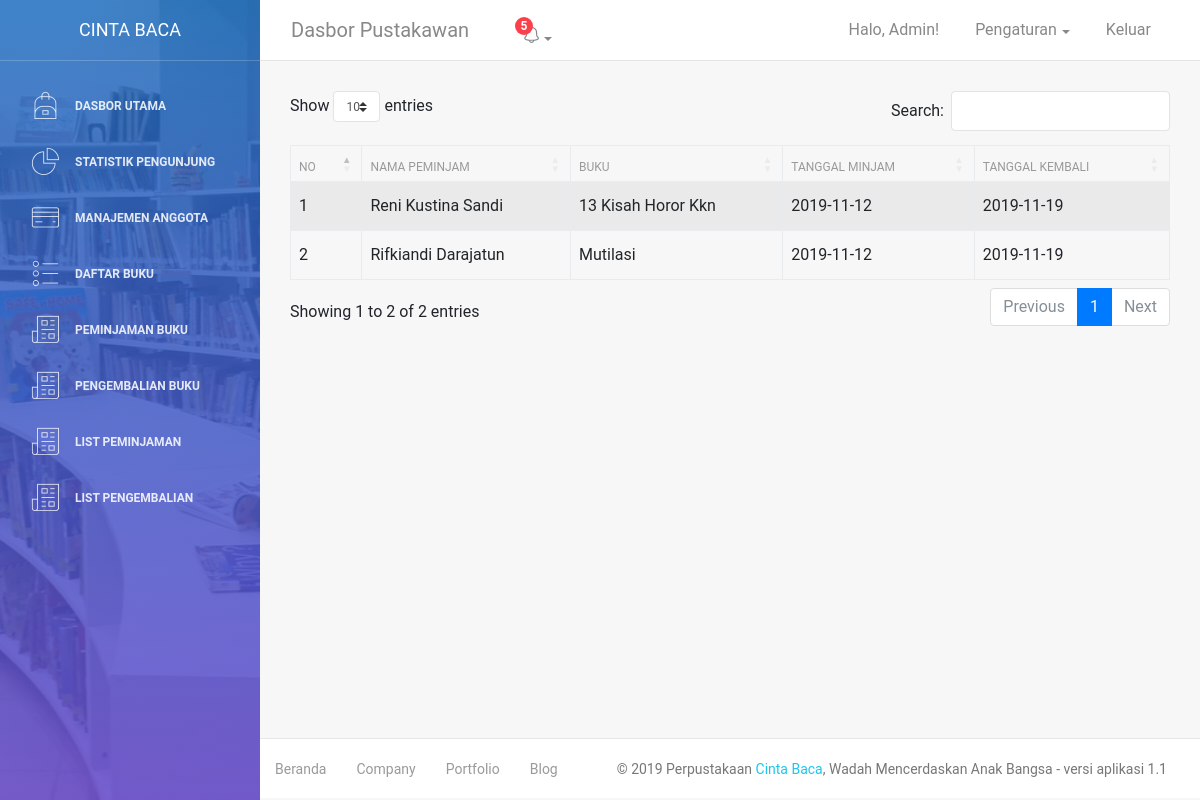
The page /peminjaman-list.php on the database its author committed.
### tables this page shows
CREATE TABLE `peminjaman` (
  `id_peminjaman` int(11) NOT NULL,
  `id_anggota` int(6) NOT NULL,
  `id_buku` int(6) NOT NULL,
  `tanggal_masuk` date NOT NULL,
  `tanggal_kembali` date NOT NULL
);

CREATE TABLE `anggota` (
  `id_anggota` int(11) NOT NULL,
  `username` varchar(20) NOT NULL,
  `password` varchar(20) NOT NULL,
  `nama` varchar(50) NOT NULL,
  `jenis_kelamin` varchar(20) NOT NULL,
  `tempat_lahir` varchar(20) NOT NULL,
  `tanggal_lahir` date NOT NULL,
  `alamat` text NOT NULL,
  `nomor_handphone` bigint(13) NOT NULL,
  `email` varchar(50) NOT NULL,
  `tanggal_daftar` date NOT NULL,
  `limit_pinjam` int(11) NOT NULL DEFAULT 3
);

CREATE TABLE `buku` (
  `id_buku` int(6) NOT NULL,
  `nama_buku` varchar(50) NOT NULL,
  `nama_penulis` varchar(50) NOT NULL,
  `genre` varchar(20) NOT NULL,
  `tahun` int(4) NOT NULL,
  `jumlah` int(1) NOT NULL,
  `kode_rak` int(6) NOT NULL
);

### peminjaman-list.php (the view, shortened to what this page needs)
<?php
    require "php/koneksi.php";
    $sql = "SELECT peminjaman.*, anggota.nama, buku.nama_buku
            FROM peminjaman
            INNER JOIN anggota
            ON peminjaman.id_anggota = anggota.id_anggota
            INNER JOIN buku
            ON peminjaman.id_buku = buku.id_buku";
    $run = mysqli_query($koneksi,$sql);
?>
<!DOCTYPE html>
<html lang="en">
<head>
    <link rel="stylesheet" href="https://maxcdn.bootstrapcdn.com/font-awesome/latest/css/font-awesome.min.css" />
    <link href="assets/css/bootstrap.min.css" rel="stylesheet" />
    <link href="assets/css/light-bootstrap-dashboard.css?v=2.0.0 " rel="stylesheet" />
    <link href="assets/css/demo.css" rel="stylesheet" />
    <link rel="stylesheet" href="https://cdn.datatables.net/1.10.20/css/dataTables.bootstrap4.min.css">
</head>
<body>
    <div class="wrapper">
        <?php require "sidebar.php"; ?>
        <div class="main-panel">
            <?php require "navbar.php"; ?>
            <div class="content">
                <div class="container-fluid">
                    <div class="section">
                    <table id="example" class="table table-striped table-bordered" style="width:100%">
                        <thead>
                            <tr>
                                <th>No</th>
                                <th>Nama Peminjam</th>
                                <th>Buku</th>
                                <th>Tanggal Minjam</th>
                                <th>Tanggal Kembali</th>
                            </tr>
                        </thead>
                        <tbody>
                        <?php $i=1; while($row = mysqli_fetch_assoc($run)) { ?>
                            <tr>
                                <td><?= $i; ?></td>
                                <td><?= $row['nama']; ?></td>
                                <td><?= $row['nama_buku']; ?></td>
                                <td><?= $row['tanggal_masuk']; ?></td>
                                <td><?= $row['tanggal_kembali']; ?></td>
                            </tr>
                        <?php $i++; } ?>
                        </tbody>
                    </table>
                    </div>
                </div>
            </div>
            <?php require "footer.php"; ?>
        </div>
    </div>
</body>
</html>

### rows shown on the page
peminjaman: id_anggota.nama "Reni Kustina Sandi", id_buku.nama_buku "13 Kisah Horor Kkn", tanggal_masuk "2019-11-12", tanggal_kembali "2019-11-19"
peminjaman: id_anggota.nama "Rifkiandi Darajatun", id_buku.nama_buku "Mutilasi", tanggal_masuk "2019-11-12", tanggal_kembali "2019-11-19"
